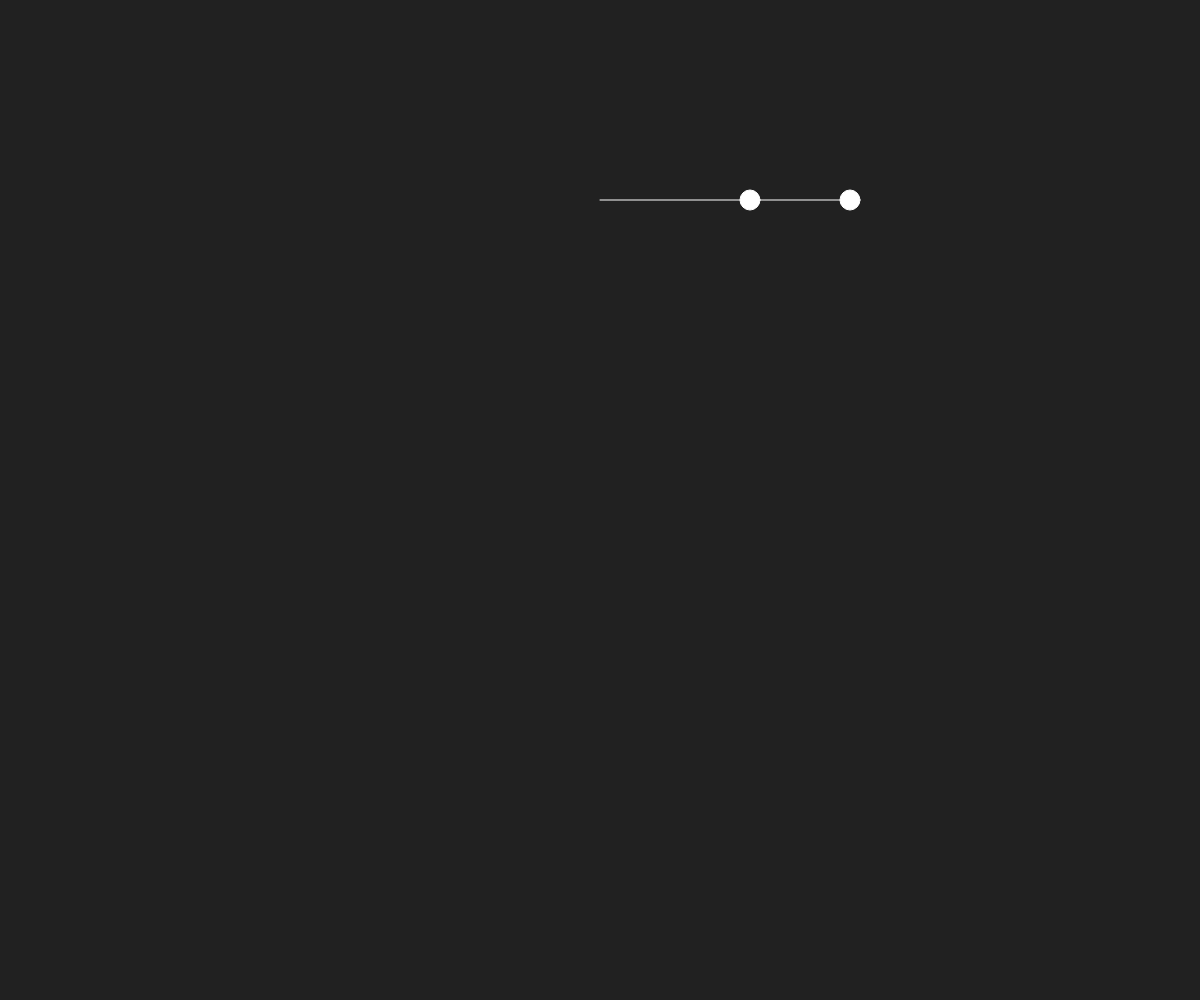
Frame 1 (no input)
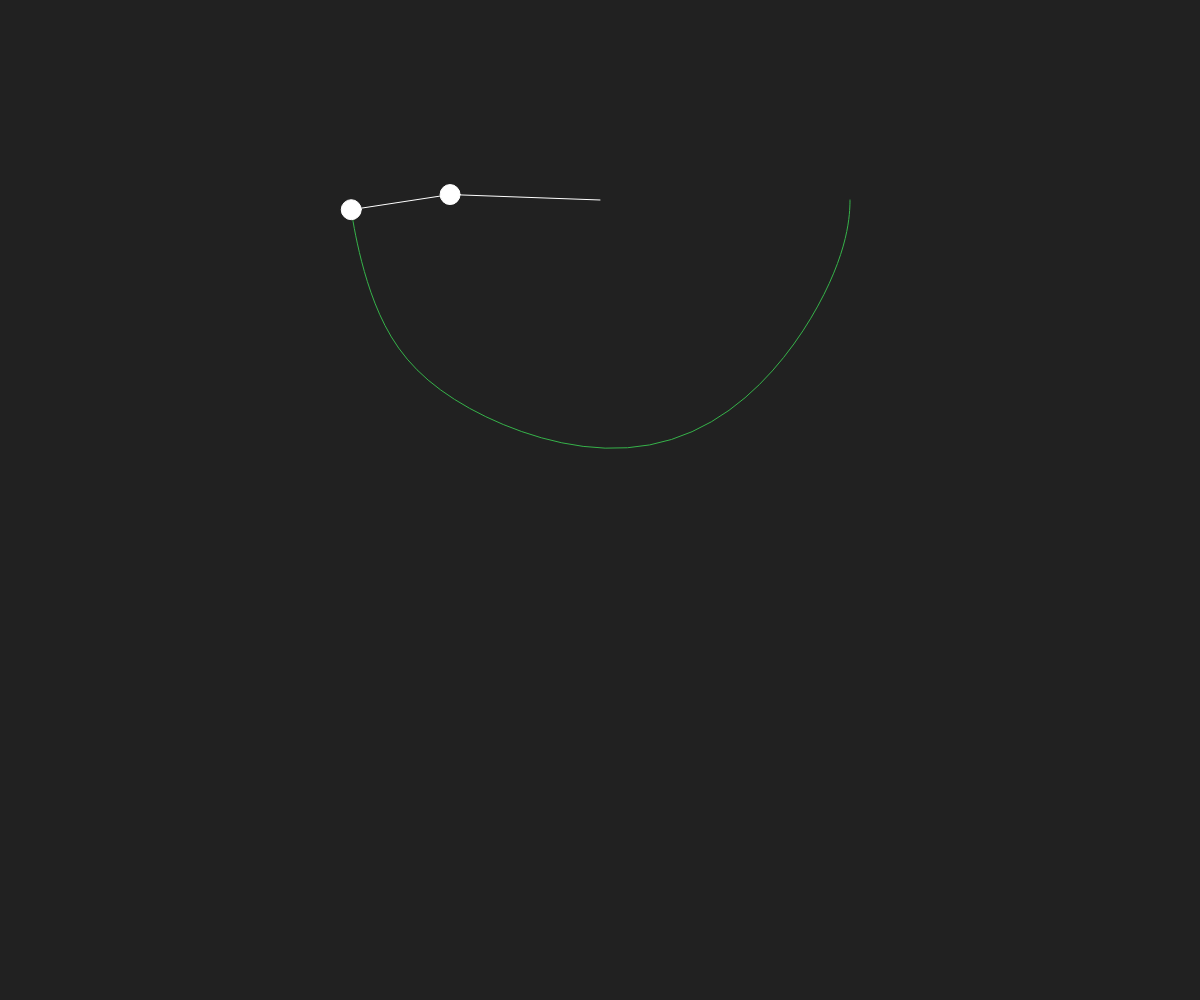
Frame 60 (no input)
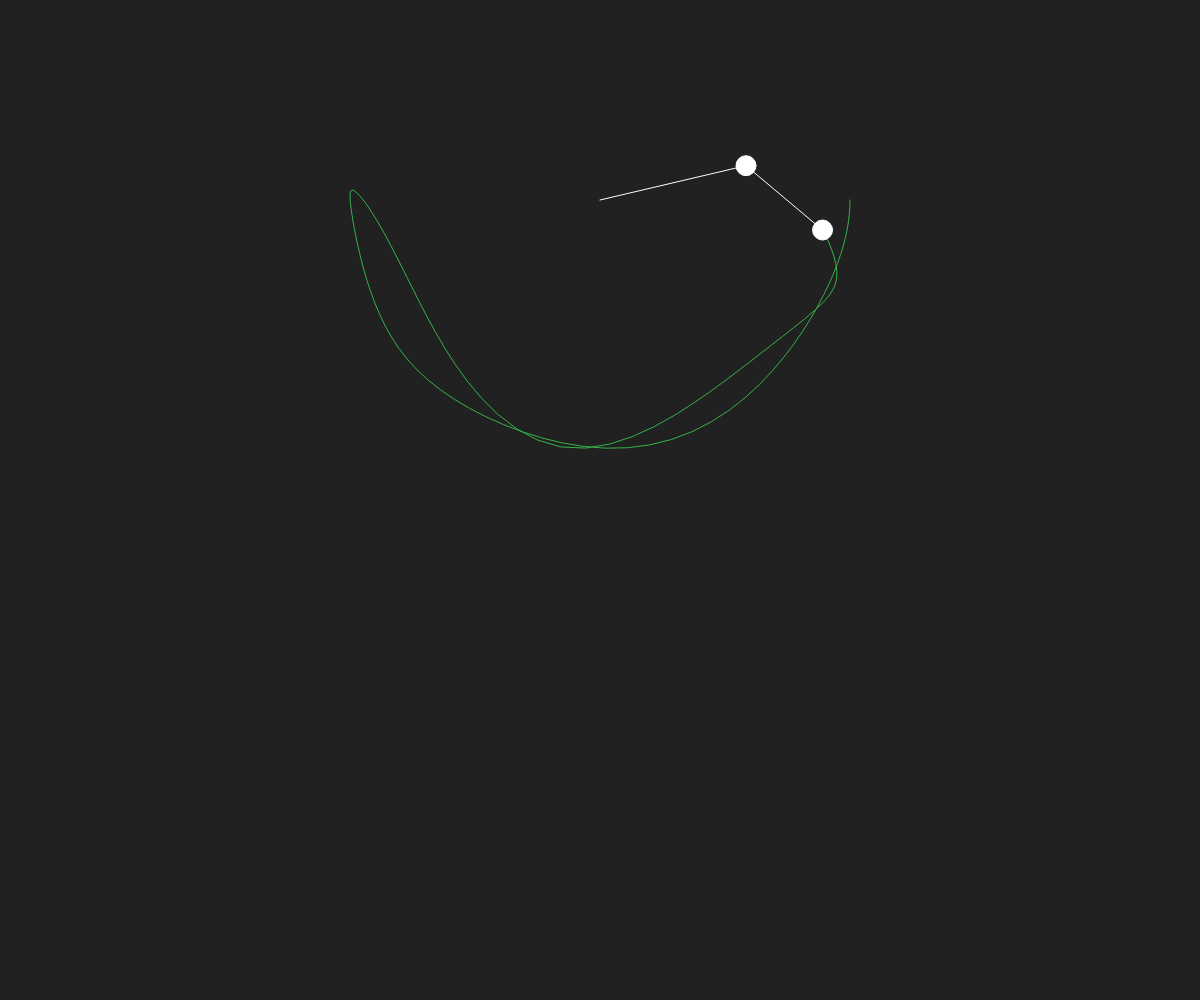
Frame 120 (the mouse pressed at the canvas centre since frame 60)

The p5.js sketch that drew these frames (run headless with seeded random() and noise() and a simulated clock; from frame 60 on, the mouse is pressed at the canvas centre):

// p5.js sketch
// ── sketch.js
/**
 * More info about double pendulum: https://www.myphysicslab.com/pendulum/double-pendulum-en.html
 */

var r1 = 150; // Lenght of first stick
var r2 = 100; // lenght of second stick

var m1 = 20; // Mass of first ball
var m2 = 20; //Mass of second ball

// Angles (Theta)
var a1 = Math.PI / 2;
var a2 = Math.PI / 2;

// Velocity of balls
var a1_v = 0;
var a2_v = 0;

//Gravity
var g = 0.7;

var cx, cy; //Starting point

var pathX = [];
var pathY = [];

function setup() {
  createCanvas(windowWidth, windowHeight);

  cx = windowWidth / 2;
  cy = 200;

  colorMode(HSB);
}

function draw() {
  background(0, 0, 13);

  var num1 = -g * (2 * m1 + m2) * sin(a1);
  var num2 = -m2 * g * sin(a1 - 2 * a2);
  var num3 = -2 * sin(a1 - a2) * m2;
  var num4 = a2_v * a2_v * r2 + a1_v * a1_v * r1 * cos(a1 - a2);
  var den = r1 * (2 * m1 + m2 - m2 * cos(2 * a1 - 2 * a2));
  var a1_a = (num1 + num2 + num3 * num4) / den;

  num1 = 2 * sin(a1 - a2);
  num2 = (a1_v * a1_v * r1 * (m1 + m2));
  num3 = g * (m1 + m2) * cos(a1);
  num4 = a2_v * a2_v * r2 * m2 * cos(a1 - a2);
  den = r2 * (2 * m1 + m2 - m2 * cos(2 * a1 - 2 * a2));
  var a2_a = (num1 * (num2 + num3 + num4)) / den;

  var x1 = r1 * sin(a1);
  var y1 = r1 * cos(a1);

  var x2 = x1 + r2 * sin(a2);
  var y2 = y1 + r2 * cos(a2);

  a1_v += a1_a;
  a2_v += a2_a;
  a1 += a1_v;
  a2 += a2_v;

  pathX.push(x2);
  pathY.push(y2);

  translate(cx, cy);

  // Tracking
  beginShape();

  noFill();
  stroke(130, 70, 70);

  for (var i = 0; i < pathX.length; i++) {
    vertex(pathX[i], pathY[i]);
  }

  endShape();


  // Drawing sticks and balls
  fill(255);
  stroke(255);

  line(0, 0, x1, y1);
  ellipse(x1, y1, m1, m1);

  line(x1, y1, x2, y2);
  ellipse(x2, y2, m2, m2);
}
